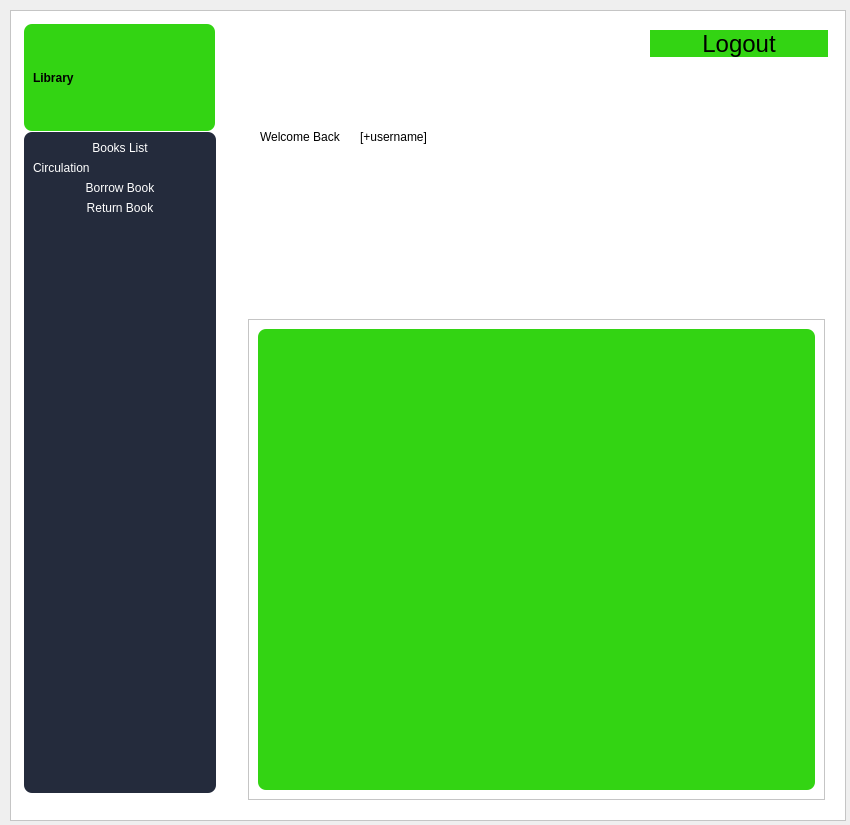
<?xml version="1.0" encoding="UTF-8"?>
<ui version="4.0">
 <class>userwindow</class>
 <widget class="QDialog" name="userwindow">
  <property name="geometry">
   <rect>
    <x>0</x>
    <y>0</y>
    <width>850</width>
    <height>825</height>
   </rect>
  </property>
  <property name="windowTitle">
   <string>Dialog</string>
  </property>
  <widget class="QFrame" name="frame_4">
   <property name="geometry">
    <rect>
     <x>10</x>
     <y>10</y>
     <width>836</width>
     <height>811</height>
    </rect>
   </property>
   <property name="styleSheet">
    <string notr="true">background-color: rgb(255, 255, 255);</string>
   </property>
   <property name="frameShape">
    <enum>QFrame::StyledPanel</enum>
   </property>
   <property name="frameShadow">
    <enum>QFrame::Raised</enum>
   </property>
   <widget class="QFrame" name="frame_3">
    <property name="geometry">
     <rect>
      <x>238</x>
      <y>309</y>
      <width>577</width>
      <height>481</height>
     </rect>
    </property>
    <property name="styleSheet">
     <string notr="true">background-color: rgb(255, 255, 255);
</string>
    </property>
    <property name="frameShape">
     <enum>QFrame::StyledPanel</enum>
    </property>
    <property name="frameShadow">
     <enum>QFrame::Raised</enum>
    </property>
    <layout class="QVBoxLayout" name="verticalLayout_3">
     <item>
      <layout class="QVBoxLayout" name="verticalLayout_4">
       <item>
        <widget class="QFrame" name="frame_7">
         <property name="styleSheet">
          <string notr="true">background-color: #33d413;
border-radius: 8px;</string>
         </property>
         <property name="frameShape">
          <enum>QFrame::StyledPanel</enum>
         </property>
         <property name="frameShadow">
          <enum>QFrame::Raised</enum>
         </property>
         <layout class="QVBoxLayout" name="verticalLayout_5">
          <item>
           <layout class="QHBoxLayout" name="horizontalLayout_2">
            <item>
             <widget class="QLabel" name="cover_1">
              <property name="text">
               <string/>
              </property>
             </widget>
            </item>
            <item>
             <widget class="QLabel" name="cover_2">
              <property name="text">
               <string/>
              </property>
             </widget>
            </item>
            <item>
             <widget class="QLabel" name="cover_3">
              <property name="text">
               <string/>
              </property>
             </widget>
            </item>
            <item>
             <widget class="QLabel" name="cover_4">
              <property name="text">
               <string/>
              </property>
             </widget>
            </item>
           </layout>
          </item>
          <item>
           <layout class="QHBoxLayout" name="horizontalLayout_20">
            <item>
             <widget class="QLabel" name="cover_5">
              <property name="text">
               <string/>
              </property>
             </widget>
            </item>
            <item>
             <widget class="QLabel" name="cover_6">
              <property name="text">
               <string/>
              </property>
             </widget>
            </item>
            <item>
             <widget class="QLabel" name="cover_7">
              <property name="text">
               <string/>
              </property>
             </widget>
            </item>
            <item>
             <widget class="QLabel" name="cover_8">
              <property name="text">
               <string/>
              </property>
             </widget>
            </item>
           </layout>
          </item>
          <item>
           <layout class="QHBoxLayout" name="horizontalLayout_3">
            <item>
             <widget class="QLabel" name="cover_9">
              <property name="text">
               <string/>
              </property>
             </widget>
            </item>
            <item>
             <widget class="QLabel" name="cover_10">
              <property name="text">
               <string/>
              </property>
             </widget>
            </item>
            <item>
             <widget class="QLabel" name="cover_11">
              <property name="text">
               <string/>
              </property>
             </widget>
            </item>
            <item>
             <widget class="QLabel" name="cover_12">
              <property name="text">
               <string/>
              </property>
             </widget>
            </item>
           </layout>
          </item>
         </layout>
        </widget>
       </item>
      </layout>
     </item>
    </layout>
   </widget>
   <widget class="QFrame" name="frame">
    <property name="geometry">
     <rect>
      <x>14</x>
      <y>122</y>
      <width>192</width>
      <height>661</height>
     </rect>
    </property>
    <property name="styleSheet">
     <string notr="true">background-color: #242b3c;
border-radius:8px</string>
    </property>
    <property name="frameShape">
     <enum>QFrame::StyledPanel</enum>
    </property>
    <property name="frameShadow">
     <enum>QFrame::Raised</enum>
    </property>
    <layout class="QVBoxLayout" name="verticalLayout">
     <item>
      <layout class="QHBoxLayout" name="horizontalLayout_14">
       <item>
        <widget class="QPushButton" name="booksListBtn">
         <property name="styleSheet">
          <string notr="true">QPushButton{
font: 63 9pt &quot;Arial&quot;;
color: rgb(255, 255, 255);
padding : 0 8px;
background: #242b3c;
}
QPushButton:hover:!pressed
{
background:#4f85e2;
border-radius:5px;
}</string>
         </property>
         <property name="text">
          <string>Books List</string>
         </property>
         <property name="autoDefault">
          <bool>false</bool>
         </property>
         <property name="default">
          <bool>false</bool>
         </property>
         <property name="flat">
          <bool>true</bool>
         </property>
        </widget>
       </item>
      </layout>
     </item>
     <item>
      <layout class="QHBoxLayout" name="horizontalLayout_19">
       <item>
        <widget class="QLabel" name="label_9">
         <property name="styleSheet">
          <string notr="true">font: 63 12pt &quot;Arial&quot;;
color: rgb(255, 255, 255);</string>
         </property>
         <property name="text">
          <string>Circulation</string>
         </property>
        </widget>
       </item>
      </layout>
     </item>
     <item>
      <layout class="QHBoxLayout" name="horizontalLayout_15">
       <item>
        <widget class="QPushButton" name="issueBookBtn">
         <property name="styleSheet">
          <string notr="true">QPushButton{
font: 63 9pt &quot;Arial&quot;;
color: rgb(255, 255, 255);
padding : 0 8px;
background: #242b3c;
}
QPushButton:hover:!pressed
{
background:#4f85e2;
border-radius:5px;
}</string>
         </property>
         <property name="text">
          <string>Borrow Book</string>
         </property>
         <property name="autoDefault">
          <bool>false</bool>
         </property>
         <property name="default">
          <bool>false</bool>
         </property>
         <property name="flat">
          <bool>true</bool>
         </property>
        </widget>
       </item>
      </layout>
     </item>
     <item>
      <layout class="QHBoxLayout" name="horizontalLayout_16">
       <item>
        <widget class="QPushButton" name="returnBookBtn">
         <property name="styleSheet">
          <string notr="true">QPushButton{
font: 63 9pt &quot;Arial&quot;;
color: rgb(255, 255, 255);
padding : 0 8px;
background: #242b3c;
}
QPushButton:hover:!pressed
{
background:#4f85e2;
border-radius:5px;
}</string>
         </property>
         <property name="text">
          <string>Return Book</string>
         </property>
         <property name="autoDefault">
          <bool>false</bool>
         </property>
         <property name="default">
          <bool>false</bool>
         </property>
         <property name="flat">
          <bool>true</bool>
         </property>
        </widget>
       </item>
      </layout>
     </item>
     <item>
      <spacer name="verticalSpacer_3">
       <property name="orientation">
        <enum>Qt::Vertical</enum>
       </property>
       <property name="sizeHint" stdset="0">
        <size>
         <width>20</width>
         <height>40</height>
        </size>
       </property>
      </spacer>
     </item>
    </layout>
   </widget>
   <widget class="QFrame" name="frame_2">
    <property name="geometry">
     <rect>
      <x>14</x>
      <y>14</y>
      <width>191</width>
      <height>107</height>
     </rect>
    </property>
    <property name="styleSheet">
     <string notr="true">background-color: #33D413;
border-radius: 8px;</string>
    </property>
    <property name="frameShape">
     <enum>QFrame::StyledPanel</enum>
    </property>
    <property name="frameShadow">
     <enum>QFrame::Raised</enum>
    </property>
    <layout class="QVBoxLayout" name="verticalLayout_15">
     <item>
      <layout class="QHBoxLayout" name="horizontalLayout">
       <item>
        <layout class="QVBoxLayout" name="verticalLayout_2">
         <item>
          <spacer name="verticalSpacer_2">
           <property name="orientation">
            <enum>Qt::Vertical</enum>
           </property>
           <property name="sizeType">
            <enum>QSizePolicy::Fixed</enum>
           </property>
           <property name="sizeHint" stdset="0">
            <size>
             <width>20</width>
             <height>13</height>
            </size>
           </property>
          </spacer>
         </item>
         <item>
          <widget class="QLabel" name="label_4">
           <property name="palette">
            <palette>
             <active>
              <colorrole role="Button">
               <brush brushstyle="SolidPattern">
                <color alpha="255">
                 <red>51</red>
                 <green>212</green>
                 <blue>19</blue>
                </color>
               </brush>
              </colorrole>
              <colorrole role="Base">
               <brush brushstyle="SolidPattern">
                <color alpha="255">
                 <red>51</red>
                 <green>212</green>
                 <blue>19</blue>
                </color>
               </brush>
              </colorrole>
              <colorrole role="Window">
               <brush brushstyle="SolidPattern">
                <color alpha="255">
                 <red>51</red>
                 <green>212</green>
                 <blue>19</blue>
                </color>
               </brush>
              </colorrole>
              <colorrole role="PlaceholderText">
               <brush brushstyle="SolidPattern">
                <color alpha="255">
                 <red>0</red>
                 <green>0</green>
                 <blue>0</blue>
                </color>
               </brush>
              </colorrole>
             </active>
             <inactive>
              <colorrole role="Button">
               <brush brushstyle="SolidPattern">
                <color alpha="255">
                 <red>51</red>
                 <green>212</green>
                 <blue>19</blue>
                </color>
               </brush>
              </colorrole>
              <colorrole role="Base">
               <brush brushstyle="SolidPattern">
                <color alpha="255">
                 <red>51</red>
                 <green>212</green>
                 <blue>19</blue>
                </color>
               </brush>
              </colorrole>
              <colorrole role="Window">
               <brush brushstyle="SolidPattern">
                <color alpha="255">
                 <red>51</red>
                 <green>212</green>
                 <blue>19</blue>
                </color>
               </brush>
              </colorrole>
              <colorrole role="PlaceholderText">
               <brush brushstyle="SolidPattern">
                <color alpha="255">
                 <red>0</red>
                 <green>0</green>
                 <blue>0</blue>
                </color>
               </brush>
              </colorrole>
             </inactive>
             <disabled>
              <colorrole role="Button">
               <brush brushstyle="SolidPattern">
                <color alpha="255">
                 <red>51</red>
                 <green>212</green>
                 <blue>19</blue>
                </color>
               </brush>
              </colorrole>
              <colorrole role="Base">
               <brush brushstyle="SolidPattern">
                <color alpha="255">
                 <red>51</red>
                 <green>212</green>
                 <blue>19</blue>
                </color>
               </brush>
              </colorrole>
              <colorrole role="Window">
               <brush brushstyle="SolidPattern">
                <color alpha="255">
                 <red>51</red>
                 <green>212</green>
                 <blue>19</blue>
                </color>
               </brush>
              </colorrole>
              <colorrole role="PlaceholderText">
               <brush brushstyle="SolidPattern">
                <color alpha="255">
                 <red>0</red>
                 <green>0</green>
                 <blue>0</blue>
                </color>
               </brush>
              </colorrole>
             </disabled>
            </palette>
           </property>
           <property name="styleSheet">
            <string notr="true">font: 63 18pt &quot;Arial&quot;;
color: rgb(0,0,0);
font-weight: bold;</string>
           </property>
           <property name="text">
            <string>Library</string>
           </property>
          </widget>
         </item>
         <item>
          <spacer name="verticalSpacer">
           <property name="orientation">
            <enum>Qt::Vertical</enum>
           </property>
           <property name="sizeType">
            <enum>QSizePolicy::Fixed</enum>
           </property>
           <property name="sizeHint" stdset="0">
            <size>
             <width>20</width>
             <height>13</height>
            </size>
           </property>
          </spacer>
         </item>
        </layout>
       </item>
      </layout>
     </item>
    </layout>
   </widget>
   <widget class="QPushButton" name="Logoutbutton">
    <property name="geometry">
     <rect>
      <x>640</x>
      <y>20</y>
      <width>178</width>
      <height>27</height>
     </rect>
    </property>
    <property name="styleSheet">
     <string notr="true">QPushButton{
border-radius:15px;
padding : 0 4px;
background: #33d413;
border -radius:8px;
color: rgb(0,0,0);
font: 63 18pt &quot;Arial&quot;;
font: 24px
}
QPushButton:hover:!pressed

{
background:#4f85e2;
}
QToolButton
{

border-radius:10px;
bacground:red;
color:red;
}</string>
    </property>
    <property name="text">
     <string>Logout</string>
    </property>
   </widget>
   <widget class="QLabel" name="label">
    <property name="geometry">
     <rect>
      <x>250</x>
      <y>120</y>
      <width>178</width>
      <height>14</height>
     </rect>
    </property>
    <property name="styleSheet">
     <string notr="true">color: rgb(0, 0, 0);
font: 10pt &quot;Arial&quot;;</string>
    </property>
    <property name="text">
     <string>Welcome Back</string>
    </property>
   </widget>
   <widget class="QWidget" name="layoutWidget">
    <property name="geometry">
     <rect>
      <x>350</x>
      <y>120</y>
      <width>178</width>
      <height>16</height>
     </rect>
    </property>
    <layout class="QHBoxLayout" name="horizontalLayout_22">
     <item alignment="Qt::AlignTop">
      <widget class="QLabel" name="username">
       <property name="styleSheet">
        <string notr="true">color: rgb(0, 0, 0);
font: 10pt &quot;Arial&quot;;</string>
       </property>
       <property name="text">
        <string>[+username]</string>
       </property>
      </widget>
     </item>
    </layout>
   </widget>
  </widget>
 </widget>
 <resources/>
 <connections/>
</ui>
